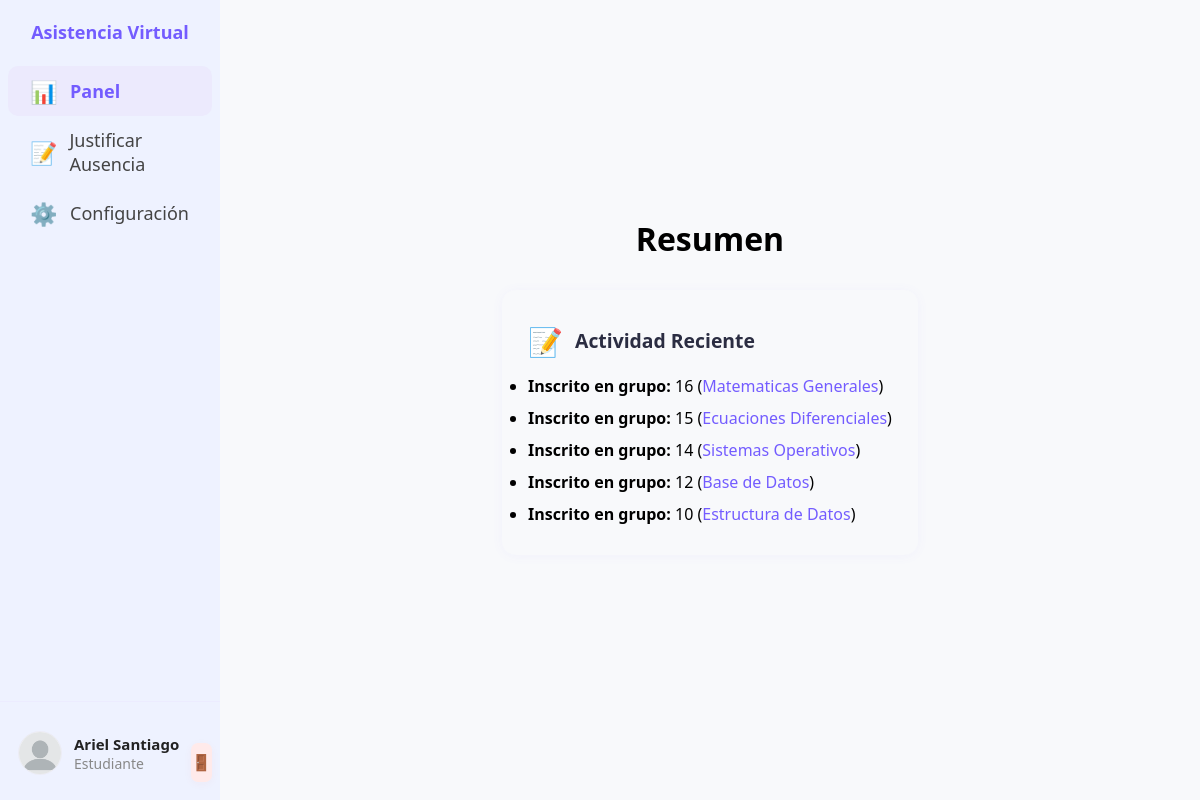
Screenshot of /panel.php (signed in) with the database file from the repository.
### tables this page shows
CREATE TABLE `usuarios` (
  `id` int(11) NOT NULL,
  `rol` enum('Estudiante','Profesor','Administrador') NOT NULL,
  `nombre_completo` varchar(100) NOT NULL,
  `correo_electronico` varchar(100) NOT NULL,
  `id_carnet` varchar(50) NOT NULL,
  `contrasena` varchar(255) NOT NULL,
  `fecha_registro` timestamp NOT NULL DEFAULT current_timestamp(),
  `zona_horaria` varchar(32) DEFAULT NULL,
  `foto_perfil` varchar(255) DEFAULT NULL
);

CREATE TABLE `grupos` (
  `id` int(11) NOT NULL,
  `materia_id` int(11) NOT NULL,
  `nombre` varchar(100) NOT NULL
);

CREATE TABLE `materias` (
  `id` int(11) NOT NULL,
  `nombre` varchar(100) NOT NULL,
  `fecha_creacion` timestamp NOT NULL DEFAULT current_timestamp()
);

### panel.php (the view, shortened to what this page needs)
<?php
include('conexion.php');
$rol = $_SESSION['rol'];
$usuario_id = $_SESSION['usuario_id'];
$tab = $_GET['tab'] ?? 'panel';
$foto_perfil = null;
$stmt = $conn->prepare("SELECT foto_perfil, nombre_completo, correo_electronico, zona_horaria FROM usuarios WHERE id = ?");
$stmt->bind_param("i", $usuario_id);
$stmt->execute();
$stmt->bind_result($foto_perfil, $nombre, $correo, $zona);
$nombres = explode(' ', $nombre ?? 'Usuario');
$mostrar = isset($nombres[1]) ? $nombres[0] . ' ' . $nombres[1] : $nombres[0];
$ruta_foto = ($foto_perfil && file_exists(__DIR__ . "/images/perfiles/" . $foto_perfil))
    ? "/savesa/images/perfiles/" . $foto_perfil
    : "/savesa/images/perfiles/nopicture.png";
?>
<!DOCTYPE html>
<html lang="es">
<head>
  <link rel="stylesheet" href="/savesa/css/dashboard.css">
  <link rel="stylesheet" href="/savesa/css/settings.css">
</head>
<body>
  <div id="root" class="dashboard-container">
    <aside class="sidebar">
      <div class="sidebar-header">
        <h2>Asistencia Virtual</h2>
      </div>
      <nav class="sidebar-nav">
        <a class="sidebar-item <?php if ($tab=='panel') echo 'active'; ?>" href="panel.php?tab=panel">
          <span class="icon">📊</span>
          <span class="label">Panel</span>
        </a>
        <?php if ($rol === 'Administrador'): ?>
          <a class="sidebar-item" href="materias.php">
            <span class="icon">📚</span>
            <span class="label">Materias</span>
          </a>
          <a class="sidebar-item" href="crear_materia.php">
            <span class="icon">➕</span>
            <span class="label">Crear Materia</span>
          </a>
          <a class="sidebar-item" href="crear_grupo.php">
            <span class="icon">👥</span>
            <span class="label">Crear Grupo</span>
          </a>
          <a class="sidebar-item" href="asignar_profesor.php">
            <span class="icon">🧑‍🏫</span>
            <span class="label">Asignar Profesor</span>
          </a>
          <a class="sidebar-item" href="inscribir_estudiante.php">
            <span class="icon">👨‍🎓</span>
            <span class="label">Inscribir Estudiante</span>
          </a>
        <?php elseif ($rol === 'Estudiante'): ?>
          <a class="sidebar-item <?php if ($tab=='justificar') echo 'active'; ?>" href="panel.php?tab=justificar">
            <span class="icon">📝</span>
            <span class="label">Justificar Ausencia</span>
          </a>
        <?php endif; ?>
        <a class="sidebar-item <?php if ($tab=='settings') echo 'active'; ?>" href="panel.php?tab=settings">
          <span class="icon">⚙️</span>
          <span class="label">Configuración</span>
        </a>
      </nav>
      <div class="sidebar-footer">
        <img src="<?php echo htmlspecialchars($ruta_foto); ?>?v=<?php echo time(); ?>"
          alt="Avatar"
          class="avatar"
          onerror="this.onerror=null;this.src='/savesa/images/perfiles/nopicture.png';"
        />
        <div>
          <div class="user-name"><?php echo htmlspecialchars($mostrar); ?></div>
          <div class="user-role"><?php echo htmlspecialchars($rol); ?></div>
        </div>
        <form action="logout.php" method="post" style="margin:0;">
          <button class="logout-btn" type="submit">🚪</button>
        </form>
      </div>
    </aside>
    <main class="main-content">
      <?php if ($tab == 'panel'): ?>
        <h1 class="dashboard-title">Resumen</h1>
        <div class="dashboard-cards-grid">
          <?php if ($rol === 'Administrador'): ?>
            <div class="dashboard-card">
              <div style="display:flex;align-items:center;gap:12px;">
                <span style="font-size:28px;color:#735CFF;">📝</span>
                <div class="card-title">Actividad Reciente</div>
              </div>
              <ul>
                <?php
                $ultimas_materias = @$conn->query("SELECT nombre, id, fecha_creacion FROM materias ORDER BY fecha_creacion DESC LIMIT 3");
                if ($ultimas_materias && $ultimas_materias->num_rows > 0) {
                  while ($m = $ultimas_materias->fetch_assoc()) {
                    echo "<li><b>Materia creada:</b> ".htmlspecialchars($m['nombre'])." <span style='color:#888;'>(".date('d/m/Y', strtotime($m['fecha_creacion'])).")</span></li>";
                  }
                }
                $ultimos_grupos = @$conn->query("SELECT g.id, g.nombre as grupo, m.nombre as materia FROM grupos g JOIN materias m ON g.materia_id=m.id ORDER BY g.id DESC LIMIT 3");
                if ($ultimos_grupos && $ultimos_grupos->num_rows > 0) {
                  while ($g = $ultimos_grupos->fetch_assoc()) {
                    echo "<li><b>Grupo creado:</b> {$g['id']} (<span style='color:#735cff'>".htmlspecialchars($g['materia'])."</span>)</li>";
                  }
                }
                $ultimas_asignaciones = @$conn->query("
                    SELECT u.nombre_completo as profesor, g.id as grupo
                    FROM materia_profesor mp
                    JOIN usuarios u ON mp.profesor_id=u.id
                    JOIN grupos g ON mp.grupo_id=g.id
                    ORDER BY mp.grupo_id DESC LIMIT 3
                ");
                if ($ultimas_asignaciones && $ultimas_asignaciones->num_rows > 0) {
                  while ($a = $ultimas_asignaciones->fetch_assoc()) {
                    echo "<li><b>Profesor asignado:</b> ".htmlspecialchars($a['profesor'])." a grupo <b>{$a['grupo']}</b></li>";
                  }
                }
                if (
                    (!$ultimas_materias || $ultimas_materias->num_rows == 0) &&
                    (!$ultimos_grupos || $ultimos_grupos->num_rows == 0) &&
                    (!$ultimas_asignaciones || $ultimas_asignaciones->num_rows == 0)
                  ) {
                  echo '<li style="color:#888;">No hay actividad reciente aún.</li>';
                }
                ?>
              </ul>
            </div>
          <?php elseif ($rol === 'Estudiante'): ?>
            <div class="dashboard-card">
              <div style="display:flex;align-items:center;gap:12px;">
                <span style="font-size:28px;color:#735CFF;">📝</span>
                <div class="card-title">Actividad Reciente</div>
              </div>
              <ul>
                <?php
                $grupos = @$conn->query("
                  SELECT g.id, g.nombre AS grupo, m.nombre AS materia
                  FROM grupo_estudiante ge
                  JOIN grupos g ON ge.grupo_id = g.id
                  JOIN materias m ON g.materia_id = m.id
                  WHERE ge.estudiante_id = $usuario_id
                  ORDER BY g.id DESC LIMIT 5
                ");
                if ($grupos && $grupos->num_rows > 0) {
                  while ($g = $grupos->fetch_assoc()) {
                    echo "<li><b>Inscrito en grupo:</b> {$g['id']} (<span style='color:#735cff'>".htmlspecialchars($g['materia'])."</span>)</li>";
                  }
                } else {
                  echo '<li style="color:#888;">No tienes inscripciones recientes.</li>';
                }
                ?>
              </ul>
            </div>
          <?php endif; ?>
        </div>
      <?php endif; ?>
    </main>
  </div>
</body>
</html>

### css/dashboard.css (style rules this page uses)
:root { --purple: #735CFF; --light-bg: #F9FAFB; --card-bg: #FFF; --muted: #6B7280; --radius: 8px; }
* { box-sizing: border-box; margin: 0; padding: 0; }
body, html, #root { height: 100%; font-family: 'Segoe UI', sans-serif; background-color: var(--light-bg); }
.dashboard-container { display: flex; height: 100%; }
.sidebar { width: 220px; background-color: #EEF2FF; display: flex; flex-direction: column; justify-content: space-between; }
.sidebar-header { padding: 20px; }
.sidebar-header h2 { font-size: 18px; color: var(--purple); }
.sidebar-nav { flex: 1; }
.sidebar-item { display: flex; align-items: center; gap: 12px; text-decoration: none; color: var(--muted); padding: 10px 22px; font-size: 18px; border-radius: 10px; transition: background 0.2s, color 0.2s; font-weight: 500; margin: 2px 8px; cursor: pointer; }
.sidebar-item .icon { font-size: 22px; width: 28px; }
.sidebar-item.active { background: #eceafd; color: var(--purple); font-weight: 700; }
.sidebar-footer { display: flex; align-items: center; gap: 12px; padding: 22px 18px 18px 18px; border-top: 1px solid #ececff; white-space: nowrap; }
.avatar { width: 44px; height: 44px; border-radius: 50%; object-fit: cover; }
.user-name { font-weight: 600; font-size: 15px; color: #222; }
.user-role { font-size: 14px; color: #888; }
.main-content { flex: 1; padding: 24px; overflow-y: auto; }
.logout-btn { width: 100%; background: #ffeaea; color: #e53935; border: none; border-radius: 7px; padding: 10px 0; font-size: 16px; font-weight: 600; cursor: pointer; margin-top: 19px; transition: background 0.18s, color 0.18s; box-shadow: 0 2px 10px rgba(229,57,53,0.04); letter-spacing: 0.5px; }
.profile-photo, .avatar { width: 140px; height: 140px; object-fit: cover; border-radius: 12px; margin-bottom: 12px; border: 1.5px solid #ececf5; background: #fafbfc; display: block; margin-left: auto; margin-right: auto; }
.avatar { width: 44px; height: 44px; border-radius: 50%; margin-bottom: 0; }
.main-content h1, .main-content h2, .section h4 { text-align: center; width: 100%; display: block; }
h1, h2, .overview-header h1, .section h4, .main-title, .category-title { text-align: center !important; width: 100%; display: block; }
form { width: 100%; max-width: 700px; margin-left: auto; margin-right: auto; }
form input[type="text"], form button, form input[type="email"], form select { width: 100%; box-sizing: border-box; }
form button, .btn-save, .profile-save-btn { display: block; width: 100%; margin: 16px auto 0 auto; font-size: 1.07rem; }
.main-content, #main-content, .main-section { display: flex; flex-direction: column; align-items: center; }

### css/settings.css (style rules this page uses)
body, html { margin: 0; padding: 0; font-family: 'Segoe UI', Arial, sans-serif; background: #f8f9fb; }
.dashboard-container { display: flex; min-height: 100vh; }
.sidebar { width: 220px; background: #EEF2FF; display: flex; flex-direction: column; justify-content: space-between; min-height: 100vh; }
.sidebar-header { padding: 20px; }
.sidebar-header h2 { font-size: 18px; color: #735CFF; margin: 0; }
.sidebar-nav { flex: 1; }
.sidebar-item { display: flex; align-items: center; gap: 12px; text-decoration: none; color: #444; padding: 10px 22px; font-size: 18px; border-radius: 10px; transition: background 0.2s, color 0.2s; font-weight: 500; margin: 2px 8px; cursor: pointer; }
.sidebar-item .icon { font-size: 22px; width: 28px; }
.sidebar-item.active, .sidebar-item:hover { background: #eceafd; color: #735CFF !important; font-weight: 700; }
.sidebar-footer { display: flex; align-items: center; gap: 12px; padding: 22px 18px 18px 18px; border-top: 1px solid #ececff; white-space: nowrap; }
.avatar { width: 44px; height: 44px; border-radius: 50%; object-fit: cover; }
.user-name { font-weight: 600; font-size: 15px; color: #222; }
.user-role { font-size: 14px; color: #888; }
.logout-btn { width: 100%; background: #ffeaea; color: #e53935; border: none; border-radius: 7px; padding: 10px 0; font-size: 16px; font-weight: 600; cursor: pointer; margin-top: 19px; transition: background 0.18s, color 0.18s; box-shadow: 0 2px 10px rgba(229, 57, 53, 0.04); letter-spacing: 0.5px; }
.main-content { flex: 1; min-height: 100vh; display: flex; justify-content: center; align-items: center; background: #f8f9fb; }

### rows the page displays
usuarios: nombre_completo "Ariel Santiago"
grupos: id "16", materia.nombre "Matematicas Generales"
grupos: id "15", materia.nombre "Ecuaciones Diferenciales"
grupos: id "14", materia.nombre "Sistemas Operativos"
grupos: id "12", materia.nombre "Base de Datos"
grupos: id "10", materia.nombre "Estructura de Datos"

### other values shown
$rol "Estudiante"
